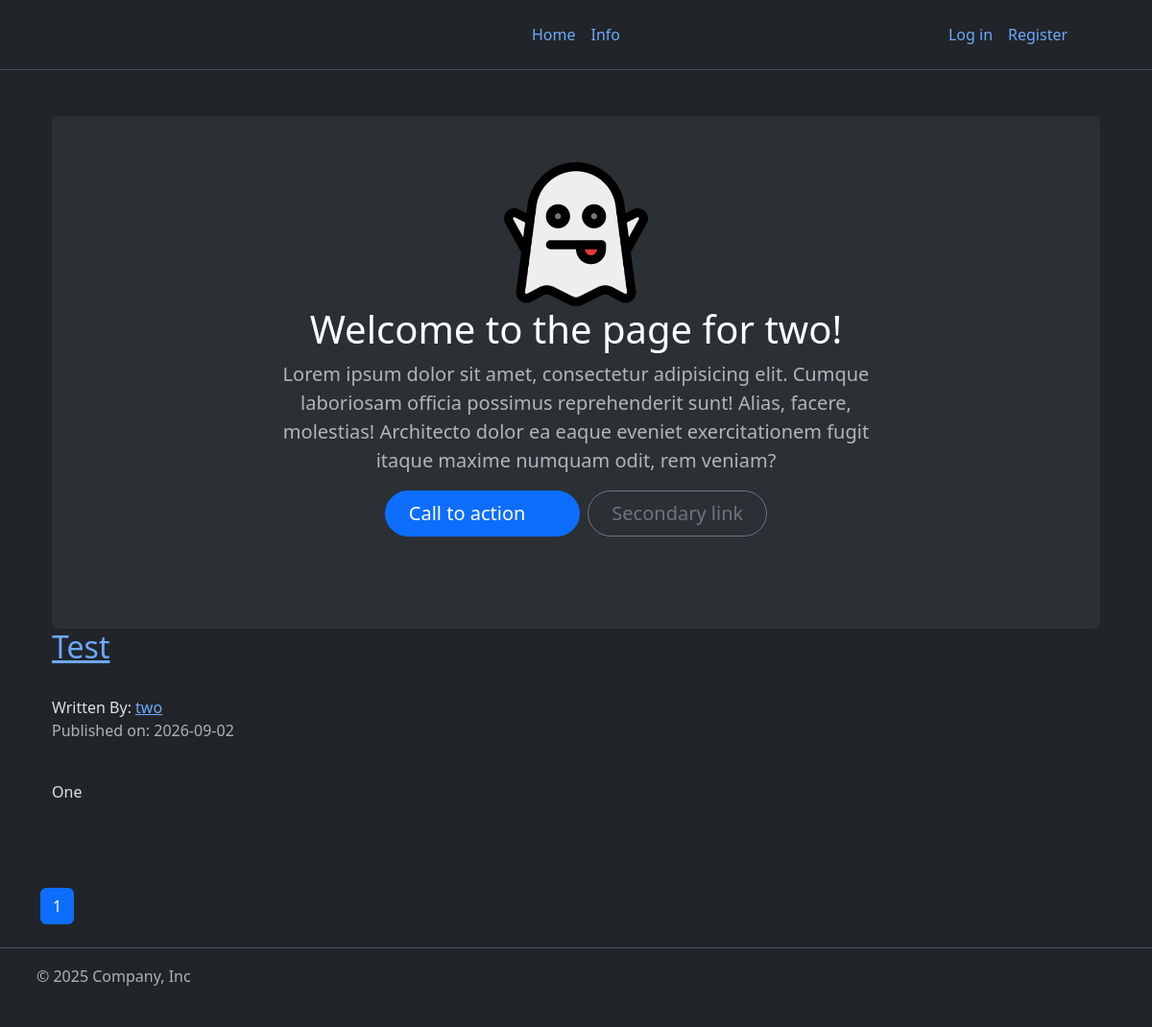
/two, run on an earlier commit of the app's database.
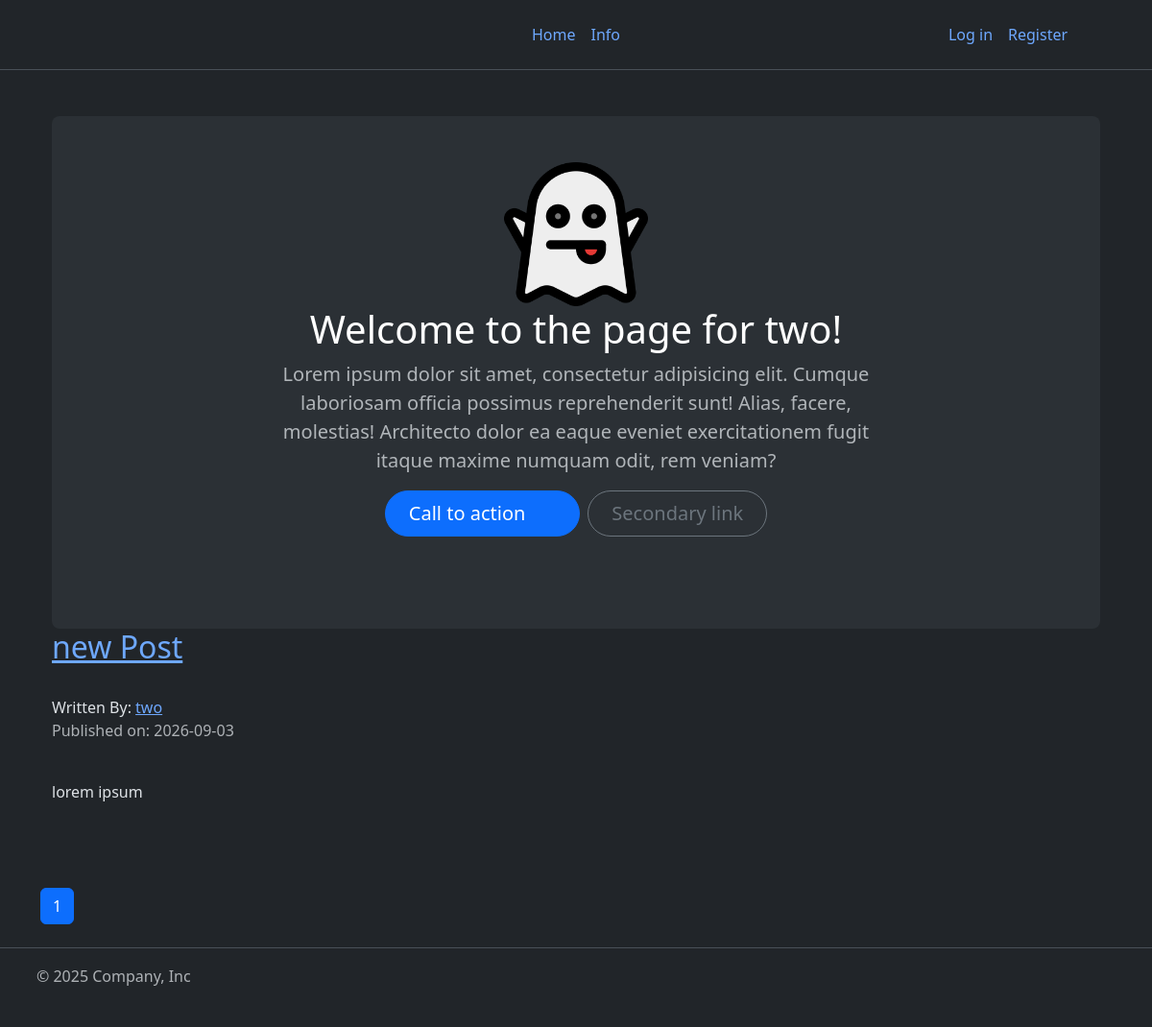
And on a later commit of the database.
### companyblog/models.py (models this page shows, shortened)
class BlogPost(db.Model):
    users= db.relationship(User)
    id = db.Column(db.Integer,primary_key=True)
    user_id = db.Column(db.Integer, db.ForeignKey("users.id"), nullable = False)
    date = db.Column(db.DateTime, nullable=False, default=lambda: datetime.now(UTC))
    title = db.Column(db.String(140), nullable=False)
    text = db.Column(db.Text, nullable=False)

class User(db.Model, UserMixin):
    __tablename__ = "users"
    id = db.Column(db.Integer, primary_key=True)
    profile_image = db.Column(db.String(50), nullable=False, default="default_profile.png")
    email = db.Column(db.String(100), unique=True, index=True)
    username = db.Column(db.String(100),unique=True, index=True)
    password_hash = db.Column(db.String(128))
    posts = db.relationship("BlogPost", backref="author", lazy=True)

### companyblog/users/views.py (the view)
@users.route("/<username>")
def user_posts(username):
    page = request.args.get("page",1,type=int)
    user = User.query.filter_by(username=username).first_or_404()
    blog_posts = BlogPost.query.filter_by(author=user).order_by(BlogPost.date.desc()).paginate(page=page,per_page=5)
    return render_template("user_blog_posts.html", blog_posts=blog_posts, user=user)

### companyblog/templates/user_blog_posts.html (shortened to what this page needs)
{% extends "base.html" %}
{% block content %}
<div class="container my-5"> <div class="p-5 text-center bg-body-tertiary rounded-3">
    <img src="{{url_for('static', filename='profile_pics/'+user.profile_image)}}" alt="profile photo" width="150">
    <h1 class="text-body-emphasis">Welcome to the page for {{user.username}}!</h1> <p class="col-lg-8 mx-auto fs-5 text-muted">
Lorem ipsum dolor sit amet, consectetur adipisicing elit. Cumque laboriosam officia possimus reprehenderit sunt! Alias, facere, molestias! Architecto dolor ea eaque eveniet exercitationem fugit itaque maxime numquam odit, rem veniam?
</p> <div class="d-inline-flex gap-2 mb-5"> <button class="d-inline-flex align-items-center btn btn-primary btn-lg px-4 rounded-pill" type="button">
Call to action
<svg class="bi ms-2" width="24" height="24" aria-hidden="true"><use xlink:href="#arrow-right-short"></use></svg> </button> <button class="btn btn-outline-secondary btn-lg px-4 rounded-pill" type="button">
Secondary link
</button> </div> </div>
{% for post in blog_posts.items %}
    <h2><a href="{{url_for('blog_posts.blog_post', blog_post_id=post.id )}}">{{post.title}}</a></h2> <br>
    Written By: <a href="{{ url_for('user.user_post', username=post.author.username) }}">{{ post.author.username }}</a> <br>
    <p class="text-muted">Published on: {{post.date.strftime("%Y-%m-%d")}}</p> <br>
    <p> {{post.text}}</p> <br>
{% endfor %}
    </div>
<nav aria-label="...">
  <ul class="pagination">
{% for page_num in blog_posts.iter_pages(left_edge=1, right_edge=1, left_current=1, right_current=2) %}
    {% if blog_posts.page == page_num %}
        <li class="page-item active">
            <a class="page-link"
               href="{{ url_for('users.user_post', username=user.username, page=page_num) }}">
                {{ page_num }}
            </a>
        </li>
    {% endif %}
{% endfor %}
  </ul>
</nav>
{% endblock %}

What changed in the data, as far as the page shows it:
changed BlogPost "two": title "Test" → "new Post"; date "2026-09-02" → "2026-09-03"; text "One" → "lorem ipsum"
